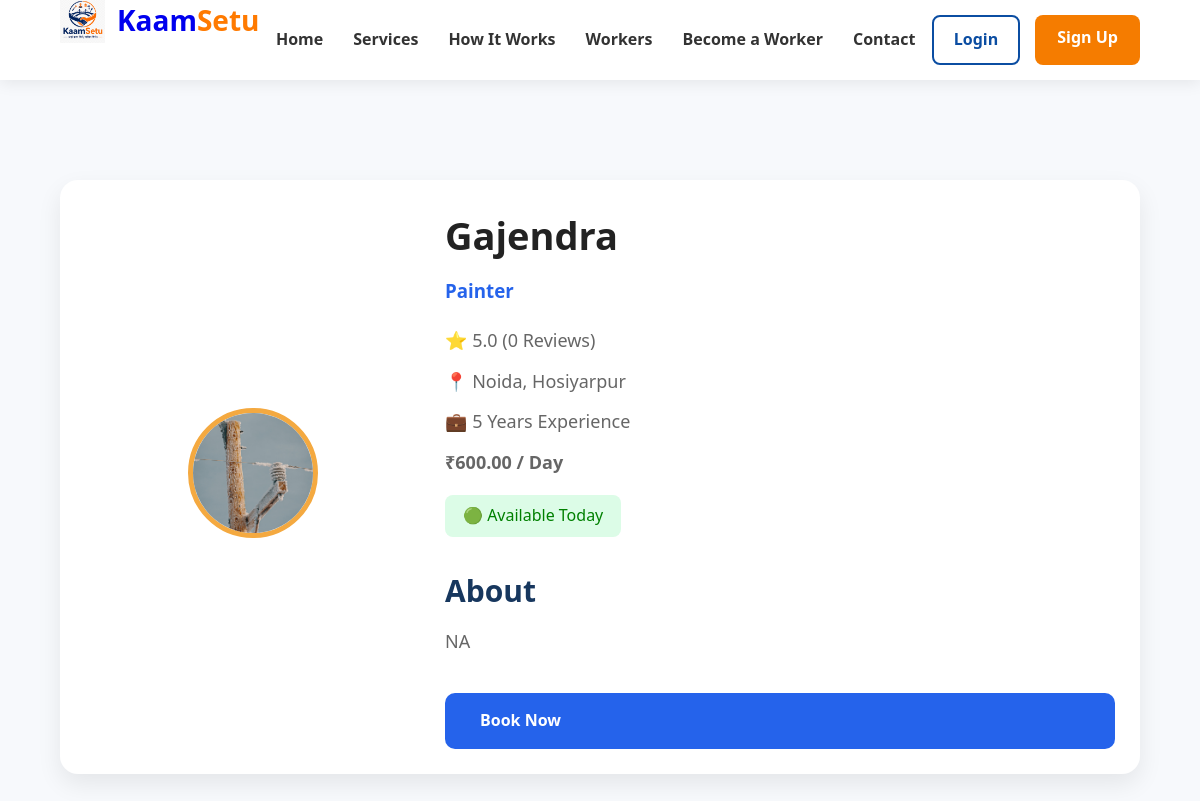
Before: /workers/4/ with the older database file.
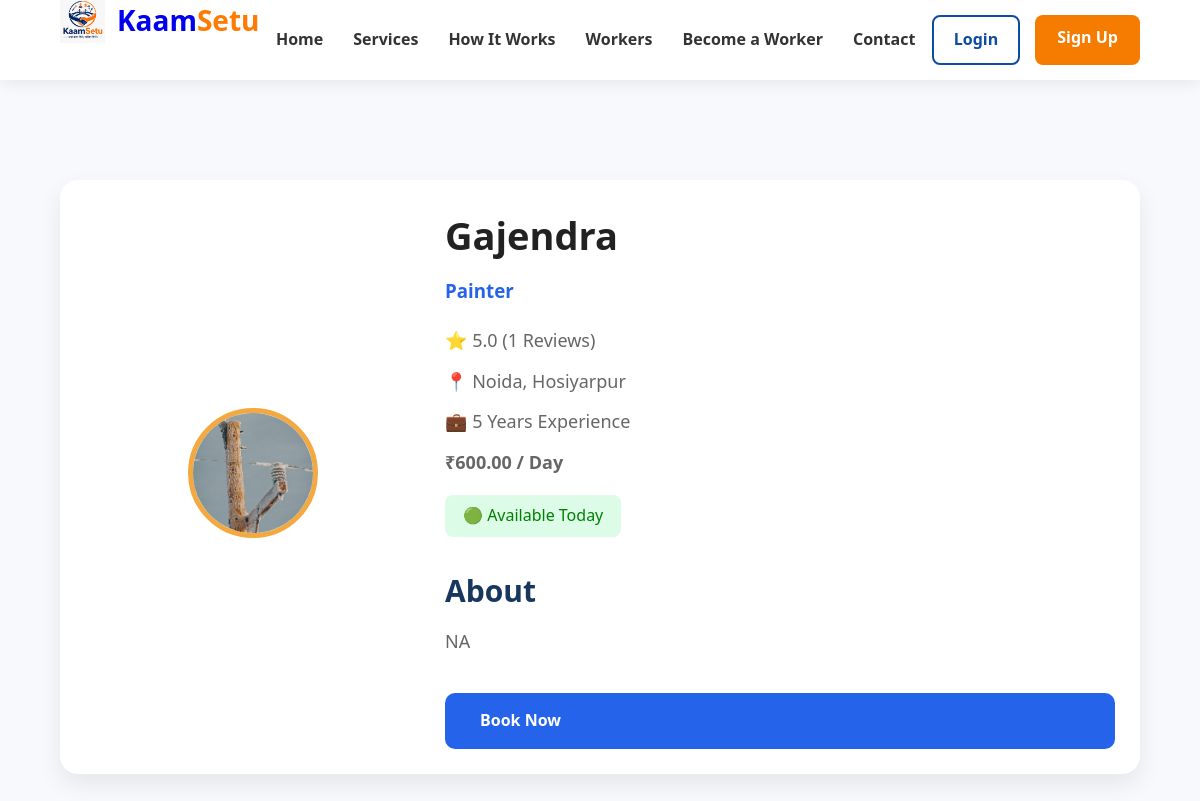
After: the same page with the newer database file.
### workers/models.py (models this page shows, shortened)
class Worker(models.Model):
    user = models.OneToOneField(
        User,
        on_delete=models.CASCADE,
        null=True,
        blank=True,
        related_name="worker_profile"
    )
    PROFESSION_CHOICES = [
    ("Rajmistri", "राजमिस्त्री"),
    ("Plumber", "प्लम्बर"),
    ("Electrician", "इलेक्ट्रिशियन"),
    ("Painter", "पेंटर"),
    ("Carpenter", "कारपेंटर"),
    ("Welder", "वेल्डर"),
    ("Helper", "हेल्पर"),
    ("AC Repair", "AC रिपेयर"),
]
    name = models.CharField(max_length=100)
    mobile = models.CharField(max_length=15)
    profession = models.CharField(max_length=30, choices=PROFESSION_CHOICES)
    experience = models.PositiveIntegerField(help_text="Experience in years")
    city = models.CharField(max_length=100)
    area = models.CharField(max_length=100)
    daily_wage = models.DecimalField(max_digits=8, decimal_places=2)
    about = models.TextField(blank=True)
    available = models.BooleanField(default=True)
    profile_photo = models.ImageField(upload_to="workers/", blank=True, null=True)
    rating = models.DecimalField(max_digits=2, decimal_places=1, default=5.0)
    reviews = models.PositiveIntegerField(default=0)
    vverified = models.BooleanField(default=False)

### workers/views.py (the view)
def worker_detail(request, worker_id):
    worker = get_object_or_404(Worker, id=worker_id)
    is_worker = False
    if request.user.is_authenticated:
        is_worker = hasattr(request.user, "worker_profile")
    print("User:", request.user.username if request.user.is_authenticated else "Guest")
    print("is_worker:", is_worker)
    return render(
        request,
        "worker_detail.html",
        {
            "worker": worker,
            "is_worker": is_worker,
        }
    )

### templates/worker_detail.html (shortened to what this page needs)
{% extends "base.html" %}
{% load static %}
{% block content %}
{% include "components/navbar.html" %}
<section class="worker-profile">
    <div class="container">
        <div class="profile-card">
            <div class="profile-image">
                {% if worker.profile_photo %}
                    <img src="{{ worker.profile_photo.url }}" alt="{{ worker.name }}">
                {% else %}
                    <img src="https://via.placeholder.com/250" alt="">
                {% endif %}
            </div>
            <div class="profile-info">
                <h1>
                    {{ worker.name }}
                </h1>
                <h3>{{ worker.profession }}</h3>
                <p>⭐ {{ worker.rating }} ({{ worker.reviews }} Reviews)</p>
                <p>📍 {{ worker.city }}, {{ worker.area }}</p>
                <p>💼 {{ worker.experience }} Years Experience</p>
                <p class="price">
                    ₹{{ worker.daily_wage }} / Day
                </p>
                {% if worker.available %}
                    <span class="available">
                        🟢 Available Today
                    </span>
                {% else %}
                    <span class="busy">
                        🔴 Not Available
                    </span>
                {% endif %}
                <div class="about">
                    <h2>About</h2>
                    <p>
                        {% if worker.about %}
                            {{ worker.about }}
                        {% else %}
                            Experienced worker with quality service.
                        {% endif %}
                    </p>
                </div>
                {% if not is_worker %}
                <a href="{% url 'book_worker' worker.id %}" class="book-btn">
                    Book Now
                </a>
                {% endif %}
            </div>
        </div>
    </div>
</section>
{% endblock %}

Changed rows visible on the page:
changed Worker "Gajendra": reviews "0" → "1"
